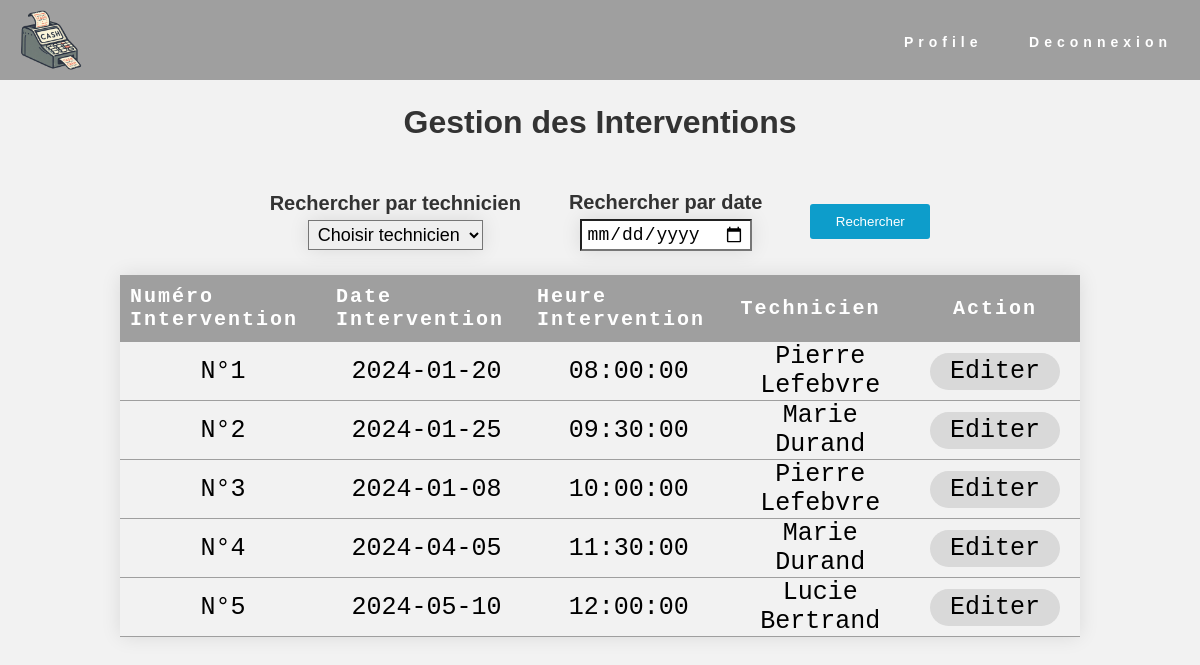
The page /controleur/listeInterventionsAssistant.php on the database its author committed.
### tables this page shows
CREATE TABLE `intervention` (
  `intervention_id` int(11) NOT NULL,
  `intervention_date` date DEFAULT NULL,
  `intervention_heure` time DEFAULT NULL,
  `client_num` int(11) NOT NULL,
  `employe_num_matricule` int(11) NOT NULL
);

CREATE TABLE `employe` (
  `employe_num_matricule` int(11) NOT NULL,
  `employe_nom` varchar(255) DEFAULT NULL,
  `employe_prenom` varchar(255) DEFAULT NULL,
  `employe_adresse` varchar(255) DEFAULT NULL,
  `employe_date_embauche` datetime DEFAULT NULL
);

### controleur/listeInterventionsAssistant.php (called while the page is built, shortened)
<?php
if ($_SERVER["SCRIPT_FILENAME"] == __FILE__) {
    $racine = "..";
}
include_once "$racine/modele/Intervention.php";
include "$racine/vue/entete.html.php";
$Intervention = new Intervention();
$interventions = $Intervention->getAllInterventions();
$dateRecherche = "";
include "$racine/vue/vueListeInterventionsAssistant.php";
include "$racine/vue/pied.html.php";
?>

### modele/Intervention.php (called while the page is built, shortened)
<?php
class Intervention extends Bdd{
    function getAllInterventions(){
        $conn = $this->connexionPDO();
        $req = $conn->prepare(
            "SELECT *
            FROM intervention i
            INNER JOIN client c ON i.client_num = c.client_num
            INNER JOIN employe e ON i.employe_num_matricule = e.employe_num_matricule"
        );
        $req->execute();
        $interventions = $req->fetchAll();
        return $interventions;
    }
}
?>

### vue/vueListeInterventionsAssistant.php (the view, shortened to what this page needs)
<main id="vue-listeinterventions-assistant">
    <h1>Gestion des Interventions</h1>
    <form action="" method="POST" class="options-recherche">
        <div class="technicien">
            <label for="techniciens">Rechercher par technicien</label>
            <select name="numTechnicien" id="techniciens">
                <option value="0">
                    Choisir technicien
                </option>
            </select>
        </div>
        <div class="date">
            <label for="date">Rechercher par date</label>
            <input type="date" name="date" id="date" value=<?= $dateRecherche ?>>
        </div>
        <input type="submit" value="Rechercher">
    </form>
    <table>
        <thead>
            <tr>
                <th>Numéro Intervention</th>
                <th>Date Intervention</th>
                <th>Heure Intervention</th>
                <th>Technicien</th>
                <th>Action</th>
            </tr>
        </thead>
        <tbody>
            <?php foreach ($interventions as $intervention): ?>
                <tr>
                    <td>N°<?= $intervention["intervention_id"] ?></td>
                    <td><?= $intervention["intervention_date"] ?></td>
                    <td><?= $intervention["intervention_heure"] ?></td>
                    <td><?= $intervention["employe_prenom"] ?> <?= $intervention["employe_nom"] ?></td>
                    <td><a href="./?action=editIntervention&interventionId=<?=$intervention["intervention_id"]?>">Editer</a></td>
                </tr>
            <?php endforeach; ?>
        </tbody>
    </table>
</main>

### css/style.css (style rules this page uses)
* { margin: 0; padding: 0; box-sizing: border-box; }
body { text-align: center; font-family: Arial, Helvetica, sans-serif; background-color: #f2f2f2; }
h1 { color: #333; }
input[type="submit"] { width: 10%; padding: 10px; background-color: #0D9DCB; color: #fff; border: none; border-radius: 3px; cursor: pointer; }
label { display: block; margin-bottom: 5px; font-weight: bold; color: #333; }
table { border-collapse: collapse; width: 80%; font-family: monospace; font-size: 25px; text-align: center; margin-left: 10%; margin-right: 10%; margin-top: 2%; border-radius: 5px; box-shadow: 0 0 20px rgba(0, 0, 0, 0.1); background-color: #fff; }
#vue-listeinterventions-assistant tr { border-bottom: 1px solid #9F9F9F; }
#vue-listeinterventions-assistant th { background-color: #9F9F9F; color: white; text-align: left; padding: 10px; font-size: 20px; letter-spacing: 2px; }
#vue-listeinterventions-assistant td { background-color: #f2f2f2; color: black; }
#vue-listeinterventions-assistant tr td { padding: 0 20; }
#vue-listeinterventions-assistant table a { text-decoration: none; color: black; background-color: #D9D9D9; padding: 4 20; border-radius: 20px; }
#vue-listeinterventions-assistant th:last-child { text-align: center; }
#vue-listeinterventions-assistant h1 { margin-top: 2%; font-size: 200%; font-weight: bold; text-align: center; }
#vue-listeinterventions-assistant .options-recherche { margin-top: 50px; display: flex; justify-content: center; align-items: center; gap: 48px; font-size: 20px; }
#vue-listeinterventions-assistant .options-recherche .technicien select { padding: 3 5; font-size: 18; box-shadow: 0 0 20px rgba(0, 0, 0, 0.1); }
#vue-listeinterventions-assistant .options-recherche .date input { padding: 3 5; font-size: 18; box-shadow: 0 0 20px rgba(0, 0, 0, 0.1); }

### rows shown on the page
intervention: intervention_id "1", intervention_date "2024-01-20", intervention_heure "08:00:00", employe_num_matricule.employe_prenom "Pierre", employe_num_matricule.employe_nom "Lefebvre"
intervention: intervention_id "2", intervention_date "2024-01-25", intervention_heure "09:30:00", employe_num_matricule.employe_prenom "Marie", employe_num_matricule.employe_nom "Durand"
intervention: intervention_id "3", intervention_date "2024-01-08", intervention_heure "10:00:00", employe_num_matricule.employe_prenom "Pierre", employe_num_matricule.employe_nom "Lefebvre"
intervention: intervention_id "4", intervention_date "2024-04-05", intervention_heure "11:30:00", employe_num_matricule.employe_prenom "Marie", employe_num_matricule.employe_nom "Durand"
intervention: intervention_id "5", intervention_date "2024-05-10", intervention_heure "12:00:00", employe_num_matricule.employe_prenom "Lucie", employe_num_matricule.employe_nom "Bertrand"
